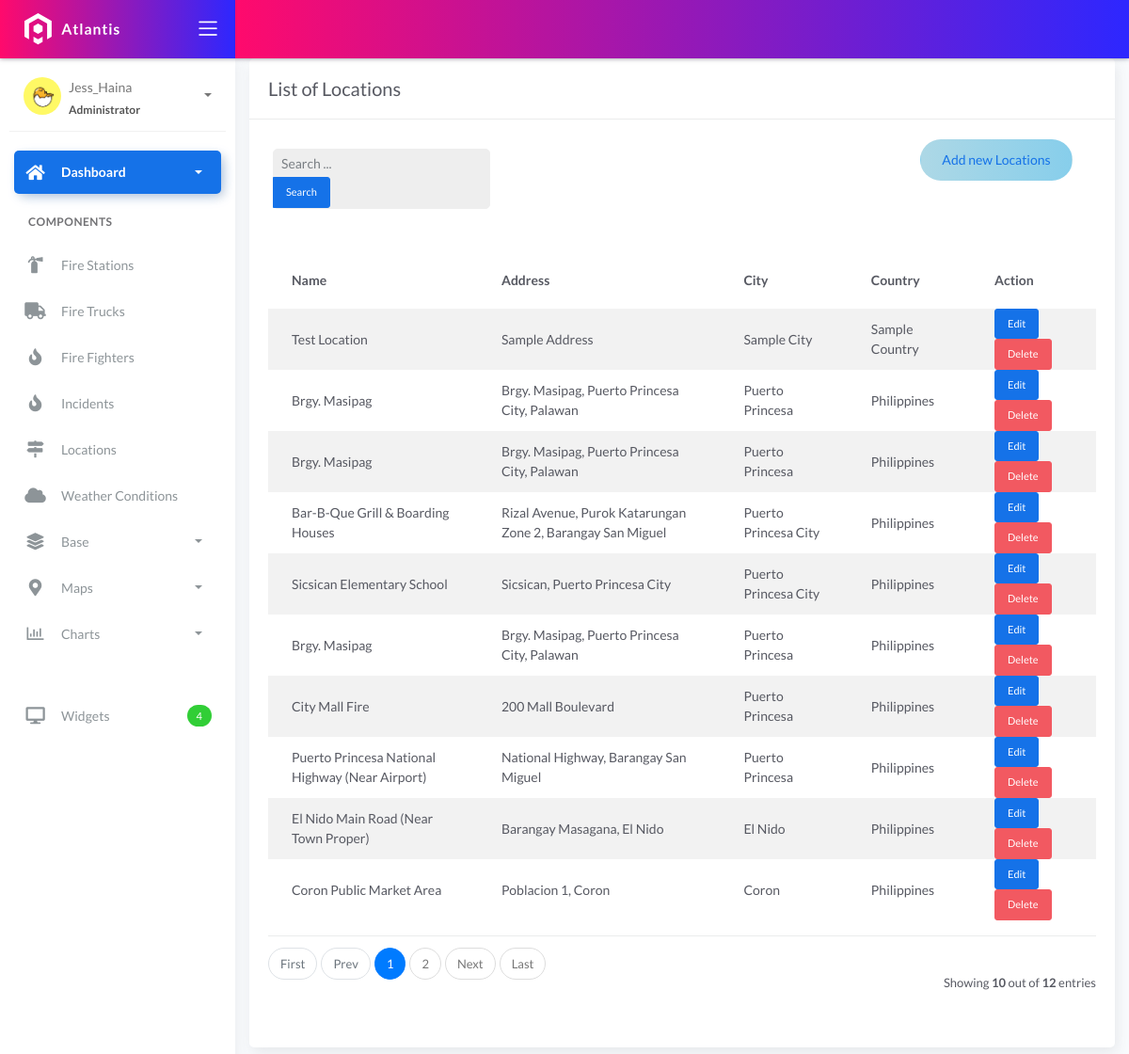
Page /locations/ on the committed database.
### fire/models.py (models this page shows, shortened)
class BaseModel(models.Model):
    created_at = models.DateTimeField(auto_now_add=True, db_index=True)
    updated_at = models.DateTimeField(auto_now=True)
    class Meta:
        abstract = True

class Locations(BaseModel):
    name = models.CharField(max_length=150)
    latitude = models.DecimalField(
        max_digits=22, decimal_places=16, null=True, blank=True)
    longitude = models.DecimalField(
        max_digits=22, decimal_places=16, null=True, blank=True)
    address = models.CharField(max_length=150)
    city = models.CharField(max_length=150)  # can be in separate table
    country = models.CharField(max_length=150)  # can be in separate table

### fire/views.py (the view, shortened to what this page needs)
# urls.py: path('locations/', views.LocationsListView.as_view(), name='location_list'),
class LocationsListView(ListView):
    model = Locations
    form_class = LocationForm
    template_name = 'Locations_list.html'
    context_object_name = 'location_list'
    paginate_by = 10
    def get_queryset(self, *args, **kwargs):
        qs = super().get_queryset(*args, **kwargs)
        return qs.order_by('id')

### templates/Locations_list.html
{% extends 'base.html' %}
{% load static %}
{% block content %}
<div class="content">
  <div class="container-fluid">
     <div class="row">
      <div class="col-md-12">
        <div class="card">
         <div class="card-header">
           <div class="card-title">List of Locations</div>
        </div>
        <br>
        <div class="col-md-12 row">
          <div class="col-md-4">
            <form class="navbar-left navbar-form nav-search mr-md-3" action="{% url 'location_list' %}">
              <div class="form-group">
                <div class="input-group">
                  <input type="text" id="search" placeholder="Search ..." class="form-control form-control-sm" name="q" />
                  <div class="input-group-append">
                    <button class="btn btn-sm btn-primary" type="submit">Search</button>
                  </div>
                </div>
              </div>
            </form>
          </div>
          <div class="col-md-2">
          </div>
          <div class="col-md-6">
            <div class="pull-right">
                <a href="{% url 'location_add' %}" class="btn btn-rounded custom-add-btn"
                style="background: linear-gradient(90deg, #ADD8E6, #87CEEB);">
                    Add new Locations
                </a>
            </div>
          </div>
        </div>
        <div class="card-body">
          <table class="table table-striped mt-3">
            <thead>
                <tr>
                    <th scope="col">Name</th>
                    <th scope="col">Address</th>
                    <th scope="col">City</th>
                    <th scope="col">Country</th>
                    <th scope="col">Action</th>
                  </tr>
                  </thead>
                  <tbody>
                    {% for object in object_list %}
                    <tr>
                      <td>{{ object.name }}</td>
                      <td>{{ object.address }}</td>
                      <td>{{ object.city }}</td>
                      <td>{{ object.country }}</td>
                      <td>
                        <a href="{% url 'location_update' object.pk %}" class="btn btn-sm btn-primary" style="max-width: 80px;">Edit</a>
                        <a href="{% url 'location_delete' object.pk %}" class="btn btn-sm btn-danger" style="max-width: 80px;">Delete</a>
                      </td>
                    </tr>
              {% empty %}
              <tr>
                <td colspan="5" style="text-align: center">
                  <p class="text-sm font-weight-bold mb-0">No Records Found.</p>
                </td>
              </tr>
              {% endfor %}
            </tbody>
          </table>
          {% include 'includes/pagination.html' %}
        </div>
      </div>
    </div>
  </div>
</div>
{% endblock %}

### rows in the picture
Locations: name "Test Location", address "Sample Address", city "Sample City", country "Sample Country"
Locations: name "Brgy. Masipag", address "Brgy. Masipag, Puerto Princesa City, Palawan", city "Puerto Princesa", country "Philippines"
Locations: name "Brgy. Masipag", address "Brgy. Masipag, Puerto Princesa City, Palawan", city "Puerto Princesa", country "Philippines"
Locations: name "Bar-B-Que Grill & Boarding Houses", address "Rizal Avenue, Purok Katarungan Zone 2, Barangay San Miguel", city "Puerto Princesa City", country "Philippines"
Locations: name "Sicsican Elementary School", address "Sicsican, Puerto Princesa City", city "Puerto Princesa City", country "Philippines"
Locations: name "Brgy. Masipag", address "Brgy. Masipag, Puerto Princesa City, Palawan", city "Puerto Princesa", country "Philippines"
Locations: name "City Mall Fire", address "200 Mall Boulevard", city "Puerto Princesa", country "Philippines"
Locations: name "Puerto Princesa National Highway (Near Airport)", address "National Highway, Barangay San Miguel", city "Puerto Princesa", country "Philippines"
Locations: name "El Nido Main Road (Near Town Proper)", address "Barangay Masagana, El Nido", city "El Nido", country "Philippines"
Locations: name "Coron Public Market Area", address "Poblacion 1, Coron", city "Coron", country "Philippines"

### other values in the picture
{{ page_num }} "1"
{{ page_num }} "2"
{{ object_list.count }} "10"
{{ paginator.count }} "12"
